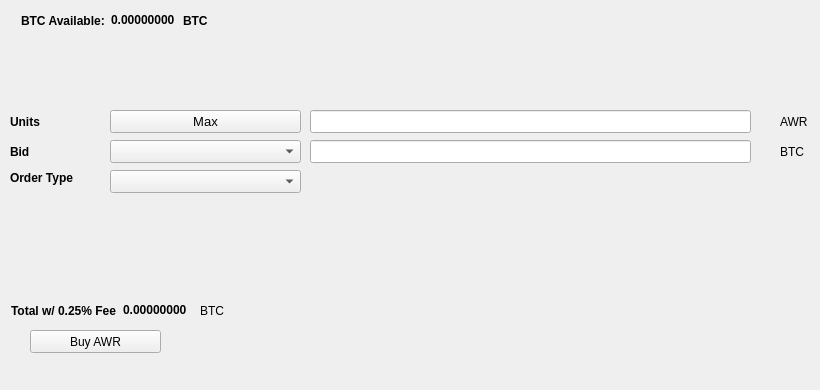
   <widget class="QWidget" name="BuyTab">
    <attribute name="title">
     <string>Buy</string>
    </attribute>
    <widget class="QPushButton" name="BuyAWR">
     <property name="geometry">
      <rect>
       <x>30</x>
       <y>330</y>
       <width>131</width>
       <height>23</height>
      </rect>
     </property>
     <property name="text">
      <string>Buy AWR</string>
     </property>
     <property name="icon">
      <iconset resource="../awardcoin.qrc">
       <normaloff>:/icons/bitcoin</normaloff>:/icons/bitcoin</iconset>
     </property>
    </widget>
    <widget class="QLabel" name="label_3">
     <property name="geometry">
      <rect>
       <x>10</x>
       <y>110</y>
       <width>46</width>
       <height>23</height>
      </rect>
     </property>
     <property name="font">
      <font>
       <weight>75</weight>
       <bold>true</bold>
      </font>
     </property>
     <property name="text">
      <string>Units</string>
     </property>
    </widget>
    <widget class="QLineEdit" name="UnitsInput">
     <property name="geometry">
      <rect>
       <x>310</x>
       <y>110</y>
       <width>441</width>
       <height>23</height>
      </rect>
     </property>
     <property name="font">
      <font>
       <pointsize>9</pointsize>
       <weight>75</weight>
       <bold>true</bold>
      </font>
     </property>
    </widget>
    <widget class="QLineEdit" name="BuyBidPriceEdit">
     <property name="geometry">
      <rect>
       <x>310</x>
       <y>140</y>
       <width>441</width>
       <height>23</height>
      </rect>
     </property>
     <property name="font">
      <font>
       <pointsize>9</pointsize>
       <weight>75</weight>
       <bold>true</bold>
      </font>
     </property>
    </widget>
    <widget class="QLabel" name="label_4">
     <property name="geometry">
      <rect>
       <x>780</x>
       <y>110</y>
       <width>31</width>
       <height>23</height>
      </rect>
     </property>
     <property name="text">
      <string>AWR</string>
     </property>
    </widget>
    <widget class="QLabel" name="label_5">
     <property name="geometry">
      <rect>
       <x>780</x>
       <y>140</y>
       <width>31</width>
       <height>23</height>
      </rect>
     </property>
     <property name="text">
      <string>BTC</string>
     </property>
    </widget>
    <widget class="QLabel" name="label_6">
     <property name="geometry">
      <rect>
       <x>10</x>
       <y>140</y>
       <width>46</width>
       <height>23</height>
      </rect>
     </property>
     <property name="font">
      <font>
       <weight>75</weight>
       <bold>true</bold>
      </font>
     </property>
     <property name="text">
      <string>Bid</string>
     </property>
    </widget>
    <widget class="QLabel" name="label_7">
     <property name="geometry">
      <rect>
       <x>10</x>
       <y>170</y>
       <width>91</width>
       <height>16</height>
      </rect>
     </property>
     <property name="font">
      <font>
       <weight>75</weight>
       <bold>true</bold>
      </font>
     </property>
     <property name="text">
      <string>Order Type</string>
     </property>
    </widget>
    <widget class="QPushButton" name="Buy_Max_Amount">
     <property name="geometry">
      <rect>
       <x>110</x>
       <y>110</y>
       <width>191</width>
       <height>23</height>
      </rect>
     </property>
     <property name="font">
      <font>
       <pointsize>10</pointsize>
      </font>
     </property>
     <property name="text">
      <string>Max</string>
     </property>
    </widget>
    <widget class="QComboBox" name="BuyBidcomboBox">
     <property name="geometry">
      <rect>
       <x>110</x>
       <y>140</y>
       <width>191</width>
       <height>23</height>
      </rect>
     </property>
     <property name="font">
      <font>
       <pointsize>10</pointsize>
      </font>
     </property>
    </widget>
    <widget class="QComboBox" name="buyOrdertypeCombo">
     <property name="geometry">
      <rect>
       <x>110</x>
       <y>170</y>
       <width>191</width>
       <height>23</height>
      </rect>
     </property>
     <property name="font">
      <font>
       <pointsize>10</pointsize>
      </font>
     </property>
    </widget>
    <widget class="QWidget" name="layoutWidget1">
     <property name="geometry">
      <rect>
       <x>21</x>
       <y>11</y>
       <width>227</width>
       <height>19</height>
      </rect>
     </property>
     <layout class="QHBoxLayout" name="horizontalLayout_3">
      <item>
       <widget class="QLabel" name="label232">
        <property name="font">
         <font>
          <weight>75</weight>
          <bold>true</bold>
         </font>
        </property>
        <property name="text">
         <string>BTC Available:</string>
        </property>
       </widget>
      </item>
      <item>
       <widget class="QLabel" name="BtcAvailableLbl">
        <property name="palette">
         <palette>
          <active>
           <colorrole role="WindowText">
            <brush brushstyle="SolidPattern">
             <color alpha="255">
              <red>0</red>
              <green>0</green>
              <blue>0</blue>
             </color>
            </brush>
           </colorrole>
           <colorrole role="Button">
            <brush brushstyle="SolidPattern">
             <color alpha="255">
              <red>0</red>
              <green>170</green>
              <blue>0</blue>
             </color>
            </brush>
           </colorrole>
           <colorrole role="Light">
            <brush brushstyle="SolidPattern">
             <color alpha="255">
              <red>0</red>
              <green>255</green>
              <blue>0</blue>
             </color>
            </brush>
           </colorrole>
           <colorrole role="Midlight">
            <brush brushstyle="SolidPattern">
             <color alpha="255">
              <red>0</red>
              <green>212</green>
              <blue>0</blue>
             </color>
            </brush>
           </colorrole>
           <colorrole role="Dark">
            <brush brushstyle="SolidPattern">
             <color alpha="255">
              <red>0</red>
              <green>85</green>
              <blue>0</blue>
             </color>
            </brush>
           </colorrole>
           <colorrole role="Mid">
            <brush brushstyle="SolidPattern">
             <color alpha="255">
              <red>0</red>
              <green>113</green>
              <blue>0</blue>
             </color>
            </brush>
           </colorrole>
           <colorrole role="Text">
            <brush brushstyle="SolidPattern">
             <color alpha="255">
              <red>0</red>
              <green>170</green>
              <blue>0</blue>
             </color>
            </brush>
           </colorrole>
           <colorrole role="BrightText">
            <brush brushstyle="SolidPattern">
             <color alpha="255">
              <red>255</red>
              <green>255</green>
              <blue>255</blue>
             </color>
            </brush>
           </colorrole>
           <colorrole role="ButtonText">
            <brush brushstyle="SolidPattern">
             <color alpha="255">
              <red>0</red>
              <green>0</green>
              <blue>0</blue>
             </color>
            </brush>
           </colorrole>
           <colorrole role="Base">
            <brush brushstyle="SolidPattern">
             <color alpha="255">
              <red>255</red>
              <green>255</green>
              <blue>255</blue>
             </color>
            </brush>
           </colorrole>
           <colorrole role="Window">
            <brush brushstyle="SolidPattern">
             <color alpha="255">
              <red>0</red>
              <green>170</green>
              <blue>0</blue>
             </color>
            </brush>
           </colorrole>
           <colorrole role="Shadow">
            <brush brushstyle="SolidPattern">
             <color alpha="255">
              <red>0</red>
              <green>0</green>
              <blue>0</blue>
             </color>
            </brush>
           </colorrole>
           <colorrole role="AlternateBase">
            <brush brushstyle="SolidPattern">
             <color alpha="255">
              <red>127</red>
              <green>212</green>
              <blue>127</blue>
             </color>
            </brush>
           </colorrole>
           <colorrole role="ToolTipBase">
            <brush brushstyle="SolidPattern">
             <color alpha="255">
              <red>255</red>
              <green>255</green>
              <blue>220</blue>
             </color>
            </brush>
           </colorrole>
           <colorrole role="ToolTipText">
            <brush brushstyle="SolidPattern">
             <color alpha="255">
              <red>0</red>
              <green>0</green>
              <blue>0</blue>
             </color>
            </brush>
           </colorrole>
          </active>
          <inactive>
           <colorrole role="WindowText">
            <brush brushstyle="SolidPattern">
             <color alpha="255">
              <red>0</red>
              <green>0</green>
              <blue>0</blue>
             </color>
            </brush>
           </colorrole>
           <colorrole role="Button">
            <brush brushstyle="SolidPattern">
             <color alpha="255">
              <red>0</red>
              <green>170</green>
              <blue>0</blue>
             </color>
            </brush>
           </colorrole>
           <colorrole role="Light">
            <brush brushstyle="SolidPattern">
             <color alpha="255">
              <red>0</red>
              <green>255</green>
              <blue>0</blue>
             </color>
            </brush>
           </colorrole>
           <colorrole role="Midlight">
            <brush brushstyle="SolidPattern">
             <color alpha="255">
              <red>0</red>
              <green>212</green>
              <blue>0</blue>
             </color>
            </brush>
           </colorrole>
           <colorrole role="Dark">
            <brush brushstyle="SolidPattern">
             <color alpha="255">
              <red>0</red>
              <green>85</green>
              <blue>0</blue>
             </color>
            </brush>
           </colorrole>
           <colorrole role="Mid">
            <brush brushstyle="SolidPattern">
             <color alpha="255">
              <red>0</red>
              <green>113</green>
              <blue>0</blue>
             </color>
            </brush>
           </colorrole>
           <colorrole role="Text">
            <brush brushstyle="SolidPattern">
             <color alpha="255">
              <red>0</red>
              <green>170</green>
              <blue>0</blue>
             </color>
            </brush>
           </colorrole>
           <colorrole role="BrightText">
            <brush brushstyle="SolidPattern">
             <color alpha="255">
              <red>255</red>
              <green>255</green>
              <blue>255</blue>
             </color>
            </brush>
           </colorrole>
           <colorrole role="ButtonText">
            <brush brushstyle="SolidPattern">
             <color alpha="255">
              <red>0</red>
              <green>0</green>
              <blue>0</blue>
             </color>
            </brush>
           </colorrole>
           <colorrole role="Base">
            <brush brushstyle="SolidPattern">
             <color alpha="255">
              <red>255</red>
              <green>255</green>
              <blue>255</blue>
             </color>
            </brush>
           </colorrole>
           <colorrole role="Window">
            <brush brushstyle="SolidPattern">
             <color alpha="255">
              <red>0</red>
              <green>170</green>
              <blue>0</blue>
             </color>
            </brush>
           </colorrole>
           <colorrole role="Shadow">
            <brush brushstyle="SolidPattern">
             <color alpha="255">
              <red>0</red>
              <green>0</green>
              <blue>0</blue>
             </color>
            </brush>
           </colorrole>
           <colorrole role="AlternateBase">
            <brush brushstyle="SolidPattern">
             <color alpha="255">
              <red>127</red>
              <green>212</green>
              <blue>127</blue>
             </color>
            </brush>
           </colorrole>
           <colorrole role="ToolTipBase">
            <brush brushstyle="SolidPattern">
             <color alpha="255">
              <red>255</red>
              <green>255</green>
              <blue>220</blue>
             </color>
            </brush>
           </colorrole>
           <colorrole role="ToolTipText">
            <brush brushstyle="SolidPattern">
             <color alpha="255">
              <red>0</red>
              <green>0</green>
              <blue>0</blue>
             </color>
            </brush>
           </colorrole>
          </inactive>
          <disabled>
           <colorrole role="WindowText">
            <brush brushstyle="SolidPattern">
             <color alpha="255">
              <red>0</red>
              <green>85</green>
              <blue>0</blue>
             </color>
            </brush>
           </colorrole>
           <colorrole role="Button">
            <brush brushstyle="SolidPattern">
             <color alpha="255">
              <red>0</red>
              <green>170</green>
              <blue>0</blue>
             </color>
            </brush>
           </colorrole>
           <colorrole role="Light">
            <brush brushstyle="SolidPattern">
             <color alpha="255">
              <red>0</red>
              <green>255</green>
              <blue>0</blue>
             </color>
            </brush>
           </colorrole>
           <colorrole role="Midlight">
            <brush brushstyle="SolidPattern">
             <color alpha="255">
              <red>0</red>
              <green>212</green>
              <blue>0</blue>
             </color>
            </brush>
           </colorrole>
           <colorrole role="Dark">
            <brush brushstyle="SolidPattern">
             <color alpha="255">
              <red>0</red>
              <green>85</green>
              <blue>0</blue>
             </color>
            </brush>
           </colorrole>
           <colorrole role="Mid">
            <brush brushstyle="SolidPattern">
             <color alpha="255">
              <red>0</red>
              <green>113</green>
              <blue>0</blue>
             </color>
            </brush>
           </colorrole>
           <colorrole role="Text">
            <brush brushstyle="SolidPattern">
             <color alpha="255">
              <red>0</red>
              <green>85</green>
              <blue>0</blue>
             </color>
            </brush>
           </colorrole>
           <colorrole role="BrightText">
            <brush brushstyle="SolidPattern">
             <color alpha="255">
              <red>255</red>
              <green>255</green>
              <blue>255</blue>
             </color>
            </brush>
           </colorrole>
           <colorrole role="ButtonText">
            <brush brushstyle="SolidPattern">
             <color alpha="255">
              <red>0</red>
              <green>85</green>
              <blue>0</blue>
             </color>
            </brush>
           </colorrole>
           <colorrole role="Base">
            <brush brushstyle="SolidPattern">
             <color alpha="255">
              <red>0</red>
              <green>170</green>
              <blue>0</blue>
             </color>
            </brush>
           </colorrole>
           <colorrole role="Window">
            <brush brushstyle="SolidPattern">
             <color alpha="255">
              <red>0</red>
              <green>170</green>
              <blue>0</blue>
             </color>
            </brush>
           </colorrole>
           <colorrole role="Shadow">
            <brush brushstyle="SolidPattern">
             <color alpha="255">
              <red>0</red>
              <green>0</green>
              <blue>0</blue>
             </color>
            </brush>
           </colorrole>
           <colorrole role="AlternateBase">
            <brush brushstyle="SolidPattern">
             <color alpha="255">
              <red>0</red>
              <green>170</green>
              <blue>0</blue>
             </color>
            </brush>
           </colorrole>
           <colorrole role="ToolTipBase">
            <brush brushstyle="SolidPattern">
             <color alpha="255">
              <red>255</red>
              <green>255</green>
              <blue>220</blue>
             </color>
            </brush>
           </colorrole>
           <colorrole role="ToolTipText">
            <brush brushstyle="SolidPattern">
             <color alpha="255">
              <red>0</red>
              <green>0</green>
              <blue>0</blue>
             </color>
            </brush>
           </colorrole>
          </disabled>
         </palette>
        </property>
        <property name="font">
         <font>
          <weight>75</weight>
          <bold>true</bold>
         </font>
        </property>
        <property name="text">
         <string>0.00000000</string>
        </property>
        <property name="textInteractionFlags">
         <set>Qt::LinksAccessibleByMouse|Qt::TextSelectableByKeyboard|Qt::TextSelectableByMouse</set>
        </property>
       </widget>
      </item>
      <item>
       <widget class="QLabel" name="BtcAvailableLbl_2">
        <property name="font">
         <font>
          <weight>75</weight>
          <bold>true</bold>
         </font>
        </property>
        <property name="text">
         <string>BTC</string>
        </property>
       </widget>
      </item>
     </layout>
    </widget>
    <widget class="QWidget" name="layoutWidge2">
     <property name="geometry">
      <rect>
       <x>11</x>
       <y>301</y>
       <width>259</width>
       <height>19</height>
      </rect>
     </property>
     <layout class="QHBoxLayout" name="horizontalLayout_4">
      <item>
       <widget class="QLabel" name="label_9">
        <property name="font">
         <font>
          <weight>75</weight>
          <bold>true</bold>
         </font>
        </property>
        <property name="text">
         <string>Total w/ 0.25% Fee</string>
        </property>
       </widget>
      </item>
      <item>
       <widget class="QLabel" name="BuyCostLabel">
        <property name="palette">
         <palette>
          <active>
           <colorrole role="WindowText">
            <brush brushstyle="SolidPattern">
             <color alpha="255">
              <red>0</red>
              <green>0</green>
              <blue>0</blue>
             </color>
            </brush>
           </colorrole>
           <colorrole role="Button">
            <brush brushstyle="SolidPattern">
             <color alpha="255">
              <red>0</red>
              <green>170</green>
              <blue>0</blue>
             </color>
            </brush>
           </colorrole>
           <colorrole role="Light">
            <brush brushstyle="SolidPattern">
             <color alpha="255">
              <red>0</red>
              <green>255</green>
              <blue>0</blue>
             </color>
            </brush>
           </colorrole>
           <colorrole role="Midlight">
            <brush brushstyle="SolidPattern">
             <color alpha="255">
              <red>0</red>
              <green>212</green>
              <blue>0</blue>
             </color>
            </brush>
           </colorrole>
           <colorrole role="Dark">
            <brush brushstyle="SolidPattern">
             <color alpha="255">
              <red>0</red>
              <green>85</green>
              <blue>0</blue>
             </color>
            </brush>
           </colorrole>
           <colorrole role="Mid">
            <brush brushstyle="SolidPattern">
             <color alpha="255">
              <red>0</red>
              <green>113</green>
              <blue>0</blue>
             </color>
            </brush>
           </colorrole>
           <colorrole role="Text">
            <brush brushstyle="SolidPattern">
             <color alpha="255">
              <red>0</red>
              <green>170</green>
              <blue>0</blue>
             </color>
            </brush>
           </colorrole>
           <colorrole role="BrightText">
            <brush brushstyle="SolidPattern">
             <color alpha="255">
              <red>255</red>
              <green>255</green>
              <blue>255</blue>
             </color>
            </brush>
           </colorrole>
           <colorrole role="ButtonText">
            <brush brushstyle="SolidPattern">
             <color alpha="255">
              <red>0</red>
              <green>0</green>
              <blue>0</blue>
             </color>
            </brush>
           </colorrole>
           <colorrole role="Base">
            <brush brushstyle="SolidPattern">
             <color alpha="255">
              <red>255</red>
              <green>255</green>
              <blue>255</blue>
             </color>
            </brush>
           </colorrole>
           <colorrole role="Window">
            <brush brushstyle="SolidPattern">
             <color alpha="255">
              <red>0</red>
              <green>170</green>
              <blue>0</blue>
             </color>
            </brush>
           </colorrole>
           <colorrole role="Shadow">
            <brush brushstyle="SolidPattern">
             <color alpha="255">
              <red>0</red>
              <green>0</green>
              <blue>0</blue>
             </color>
            </brush>
           </colorrole>
           <colorrole role="AlternateBase">
            <brush brushstyle="SolidPattern">
             <color alpha="255">
              <red>127</red>
              <green>212</green>
              <blue>127</blue>
             </color>
            </brush>
           </colorrole>
           <colorrole role="ToolTipBase">
            <brush brushstyle="SolidPattern">
             <color alpha="255">
              <red>255</red>
              <green>255</green>
              <blue>220</blue>
             </color>
            </brush>
           </colorrole>
           <colorrole role="ToolTipText">
            <brush brushstyle="SolidPattern">
             <color alpha="255">
              <red>0</red>
              <green>0</green>
              <blue>0</blue>
             </color>
            </brush>
           </colorrole>
          </active>
          <inactive>
           <colorrole role="WindowText">
            <brush brushstyle="SolidPattern">
             <color alpha="255">
              <red>0</red>
              <green>0</green>
              <blue>0</blue>
             </color>
            </brush>
           </colorrole>
           <colorrole role="Button">
            <brush brushstyle="SolidPattern">
             <color alpha="255">
              <red>0</red>
              <green>170</green>
              <blue>0</blue>
             </color>
            </brush>
           </colorrole>
           <colorrole role="Light">
            <brush brushstyle="SolidPattern">
             <color alpha="255">
              <red>0</red>
              <green>255</green>
              <blue>0</blue>
             </color>
            </brush>
           </colorrole>
           <colorrole role="Midlight">
            <brush brushstyle="SolidPattern">
             <color alpha="255">
              <red>0</red>
              <green>212</green>
              <blue>0</blue>
             </color>
            </brush>
           </colorrole>
           <colorrole role="Dark">
            <brush brushstyle="SolidPattern">
             <color alpha="255">
              <red>0</red>
              <green>85</green>
              <blue>0</blue>
             </color>
            </brush>
           </colorrole>
           <colorrole role="Mid">
            <brush brushstyle="SolidPattern">
             <color alpha="255">
              <red>0</red>
              <green>113</green>
              <blue>0</blue>
             </color>
            </brush>
           </colorrole>
           <colorrole role="Text">
            <brush brushstyle="SolidPattern">
             <color alpha="255">
              <red>0</red>
              <green>170</green>
              <blue>0</blue>
             </color>
            </brush>
           </colorrole>
           <colorrole role="BrightText">
            <brush brushstyle="SolidPattern">
             <color alpha="255">
              <red>255</red>
              <green>255</green>
              <blue>255</blue>
             </color>
            </brush>
           </colorrole>
           <colorrole role="ButtonText">
            <brush brushstyle="SolidPattern">
             <color alpha="255">
              <red>0</red>
              <green>0</green>
              <blue>0</blue>
             </color>
            </brush>
           </colorrole>
           <colorrole role="Base">
            <brush brushstyle="SolidPattern">
             <color alpha="255">
              <red>255</red>
              <green>255</green>
              <blue>255</blue>
             </color>
            </brush>
           </colorrole>
           <colorrole role="Window">
            <brush brushstyle="SolidPattern">
             <color alpha="255">
              <red>0</red>
              <green>170</green>
              <blue>0</blue>
             </color>
            </brush>
           </colorrole>
           <colorrole role="Shadow">
            <brush brushstyle="SolidPattern">
             <color alpha="255">
              <red>0</red>
              <green>0</green>
              <blue>0</blue>
             </color>
            </brush>
           </colorrole>
           <colorrole role="AlternateBase">
            <brush brushstyle="SolidPattern">
             <color alpha="255">
              <red>127</red>
              <green>212</green>
              <blue>127</blue>
             </color>
            </brush>
           </colorrole>
           <colorrole role="ToolTipBase">
            <brush brushstyle="SolidPattern">
             <color alpha="255">
              <red>255</red>
              <green>255</green>
              <blue>220</blue>
             </color>
            </brush>
           </colorrole>
           <colorrole role="ToolTipText">
            <brush brushstyle="SolidPattern">
             <color alpha="255">
              <red>0</red>
              <green>0</green>
              <blue>0</blue>
             </color>
            </brush>
           </colorrole>
          </inactive>
          <disabled>
           <colorrole role="WindowText">
            <brush brushstyle="SolidPattern">
             <color alpha="255">
              <red>0</red>
              <green>85</green>
              <blue>0</blue>
             </color>
            </brush>
           </colorrole>
           <colorrole role="Button">
            <brush brushstyle="SolidPattern">
             <color alpha="255">
              <red>0</red>
              <green>170</green>
              <blue>0</blue>
             </color>
            </brush>
           </colorrole>
           <colorrole role="Light">
            <brush brushstyle="SolidPattern">
             <color alpha="255">
              <red>0</red>
              <green>255</green>
              <blue>0</blue>
             </color>
            </brush>
           </colorrole>
           <colorrole role="Midlight">
            <brush brushstyle="SolidPattern">
             <color alpha="255">
              <red>0</red>
              <green>212</green>
              <blue>0</blue>
             </color>
            </brush>
           </colorrole>
           <colorrole role="Dark">
            <brush brushstyle="SolidPattern">
             <color alpha="255">
              <red>0</red>
              <green>85</green>
              <blue>0</blue>
             </color>
            </brush>
           </colorrole>
           <colorrole role="Mid">
            <brush brushstyle="SolidPattern">
             <color alpha="255">
              <red>0</red>
              <green>113</green>
              <blue>0</blue>
             </color>
            </brush>
           </colorrole>
           <colorrole role="Text">
            <brush brushstyle="SolidPattern">
             <color alpha="255">
              <red>0</red>
              <green>85</green>
              <blue>0</blue>
             </color>
            </brush>
           </colorrole>
           <colorrole role="BrightText">
            <brush brushstyle="SolidPattern">
             <color alpha="255">
              <red>255</red>
              <green>255</green>
              <blue>255</blue>
             </color>
            </brush>
           </colorrole>
           <colorrole role="ButtonText">
            <brush brushstyle="SolidPattern">
             <color alpha="255">
              <red>0</red>
              <green>85</green>
              <blue>0</blue>
             </color>
            </brush>
           </colorrole>
           <colorrole role="Base">
            <brush brushstyle="SolidPattern">
             <color alpha="255">
              <red>0</red>
              <green>170</green>
              <blue>0</blue>
             </color>
            </brush>
           </colorrole>
           <colorrole role="Window">
            <brush brushstyle="SolidPattern">
             <color alpha="255">
              <red>0</red>
              <green>170</green>
              <blue>0</blue>
             </color>
            </brush>
           </colorrole>
           <colorrole role="Shadow">
            <brush brushstyle="SolidPattern">
             <color alpha="255">
              <red>0</red>
              <green>0</green>
              <blue>0</blue>
             </color>
            </brush>
           </colorrole>
           <colorrole role="AlternateBase">
            <brush brushstyle="SolidPattern">
             <color alpha="255">
              <red>0</red>
              <green>170</green>
              <blue>0</blue>
             </color>
            </brush>
           </colorrole>
           <colorrole role="ToolTipBase">
            <brush brushstyle="SolidPattern">
             <color alpha="255">
              <red>255</red>
              <green>255</green>
              <blue>220</blue>
             </color>
            </brush>
           </colorrole>
           <colorrole role="ToolTipText">
            <brush brushstyle="SolidPattern">
             <color alpha="255">
              <red>0</red>
              <green>0</green>
              <blue>0</blue>
             </color>
            </brush>
           </colorrole>
          </disabled>
         </palette>
        </property>
        <property name="font">
         <font>
          <weight>75</weight>
          <bold>true</bold>
         </font>
        </property>
        <property name="autoFillBackground">
         <bool>false</bool>
        </property>
        <property name="text">
         <string>0.00000000</string>
        </property>
        <property name="textInteractionFlags">
         <set>Qt::LinksAccessibleByMouse|Qt::TextSelectableByMouse</set>
        </property>
       </widget>
      </item>
      <item>
       <widget class="QLabel" name="label_10">
        <property name="font">
         <font>
          <weight>50</weight>
          <bold>false</bold>
         </font>
        </property>
        <property name="text">
         <string>BTC</string>
        </property>
       </widget>
      </item>
     </layout>
    </widget>
    <widget class="QLabel" name="label_24">
     <property name="geometry">
      <rect>
       <x>460</x>
       <y>300</y>
       <width>281</width>
       <height>81</height>
      </rect>
     </property>
     <property name="text">
      <string/>
     </property>
     <property name="pixmap">
      <pixmap>:/images/bittrex</pixmap>
     </property>
    </widget>
   </widget>
